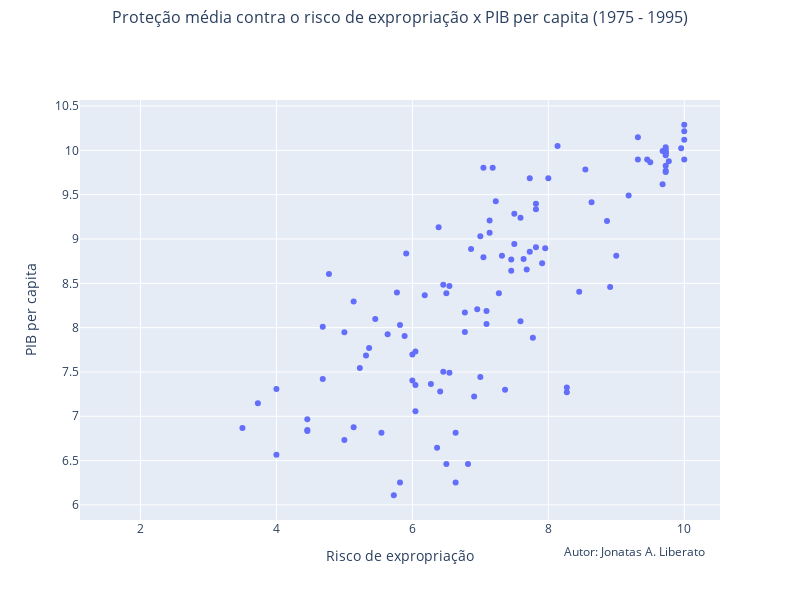

The notebook cell this image was saved under:
### Markdown cell above
Nesta análise gráfica, estamos explorando a relação entre duas variáveis: 'avexpr', que representa a Proteção Média contra o Risco de Expropriação de 1985 a 1995, e 'logpgp95', que é o Logaritmo do PIB per capita entre 1975 e 1995. Ao observar o gráfico de dispersão dessas variáveis, podemos identificar que tipo de relação existe entre elas.

Observarmos uma tendência ascendenteno gráfico de dispersão, indicando uma relação linear positiva entre as variáveis. Também é possível identificar padrões não lineares, como curvas ou agrupamentos de pontos, que indicariam relações mais complexas entre as variáveis.

### Code cell
# Criar o gráfico de dispersão
fig = go.Figure()
# Adicionar os dados
fig.add_trace(go.Scatter(x=df['avexpr'], y=df['logpgp95'], mode='markers'))
# Atualizar o layout para definir as dimensões
fig.update_layout(
    height=600,
    width=800,
    title=dict(text="Proteção média contra o risco de expropriação x PIB per capita (1975 - 1995)", x=0.5, y=0.98, font=dict(size=16)),
    xaxis_title="Risco de expropriação",
    yaxis_title="PIB per capita",
    annotations=[dict(text="Autor: Jonatas A. Liberato", x=0.98, y=-0.1, xref="paper", yref="paper", showarrow=False)],
)
# Exibir o gráfico
fig.show()

### Figure 1 — Plotly figure (JSON) as saved in the notebook; plotly's stock layout.template omitted (floating-point values rounded to 4 significant figures; data arrays with more than 128 entries replaced by an {"elided": "..."} marker saying what was removed)
{"data": [{"mode": "markers", "type": "scatter", "x": {"elided": "163 float values"}, "y": {"elided": "163 float values"}}], "layout": {"annotations": [{"showarrow": false, "text": "Autor: Jonatas A. Liberato", "x": 0.98, "xref": "paper", "y": -0.1, "yref": "paper"}], "height": 600, "title": {"font": {"size": 16}, "text": "Proteção média contra o risco de expropriação x PIB per capita (1975 - 1995)", "x": 0.5, "y": 0.98}, "width": 800, "xaxis": {"title": {"text": "Risco de expropriação"}}, "yaxis": {"title": {"text": "PIB per capita"}}}}
